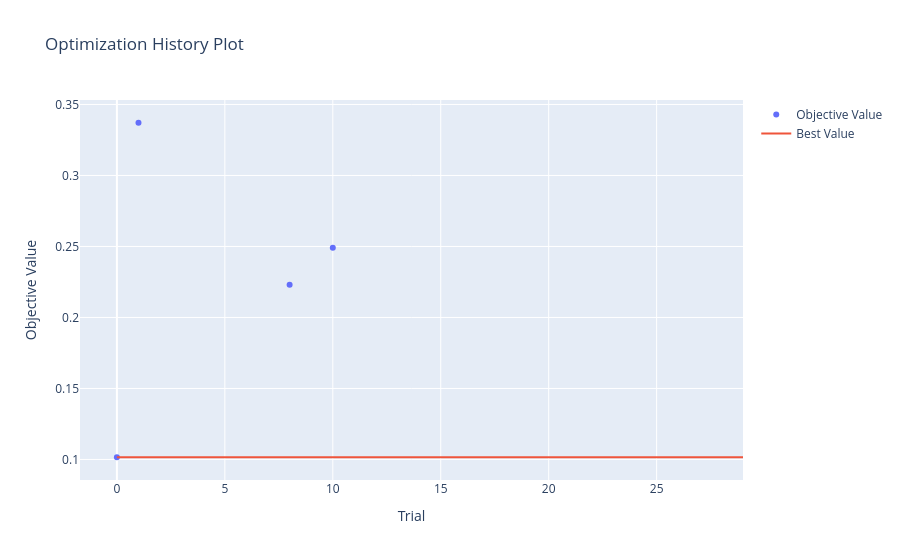

The notebook cell this image was saved under:
### Code cell
plot_optimization_history(study)

### Figure 1 — Plotly figure (JSON) as saved in the notebook; plotly's stock layout.template omitted (floating-point values rounded to 4 significant figures)
{"data": [{"mode": "markers", "name": "Objective Value", "type": "scatter", "x": [0, 1, 8, 10], "y": [0.1016, 0.3371, 0.2231, 0.2492]}, {"mode": "lines", "name": "Best Value", "type": "scatter", "x": [0, 1, 2, 3, 4, 5, 6, 7, 8, 9, 10, 11, 12, 13, 14, 15, 16, 17, 18, 19, 20, 21, 22, 23, 24, 25, 26, 27, 28, 29], "y": [0.1016, 0.1016, 0.1016, 0.1016, 0.1016, 0.1016, 0.1016, 0.1016, 0.1016, 0.1016, 0.1016, 0.1016, 0.1016, 0.1016, 0.1016, 0.1016, 0.1016, 0.1016, 0.1016, 0.1016, 0.1016, 0.1016, 0.1016, 0.1016, 0.1016, 0.1016, 0.1016, 0.1016, 0.1016, 0.1016]}, {"marker": {"color": "#cccccc"}, "mode": "markers", "name": "Infeasible Trial", "showlegend": false, "type": "scatter", "x": [], "y": []}], "layout": {"title": {"text": "Optimization History Plot"}, "xaxis": {"title": {"text": "Trial"}}, "yaxis": {"title": {"text": "Objective Value"}}}}
